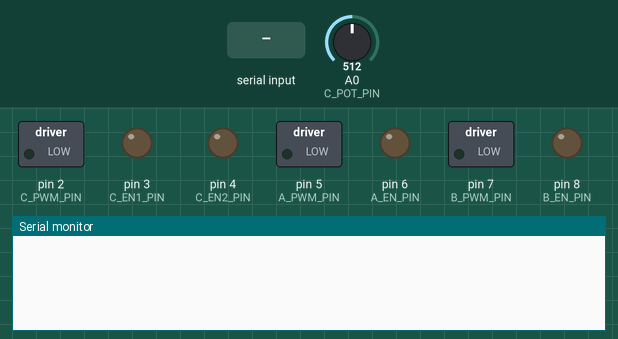
The sketch below on a simulated Arduino Leonardo, built for the host (arithmetic inside an expression is 32-bit, double 64-bit). Shown: switched loads named in the sketch (green lamp = pin HIGH), output pins drawn as LEDs (lit = HIGH), the last lines printed to the serial monitor. The test bench sets the inputs (shaded band); at power-on: A0 (C_POT_PIN) = 512. Pins used as bus, display or sensor lines are not drawn.

Above: at 1.2 s.
1.3 s: "<0>" received over Serial
At 2.1 s:
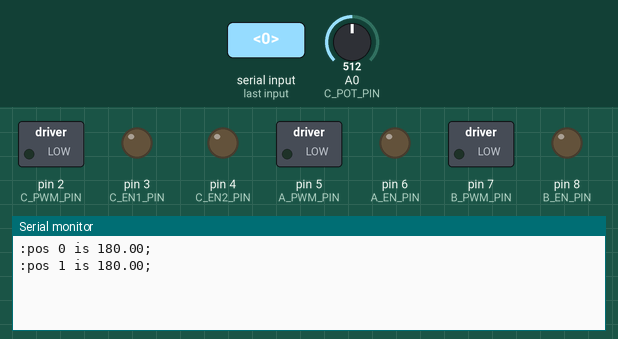
2.8 s: "<4>" received over Serial
At 3.2 s:
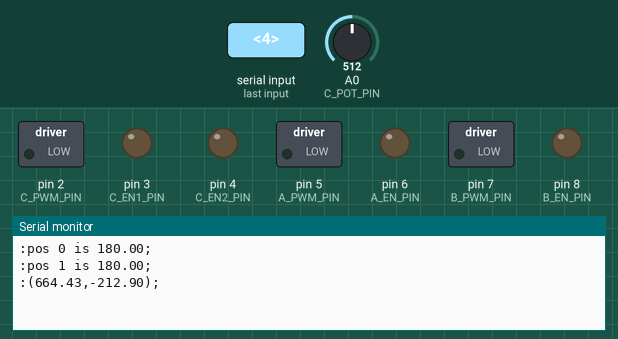
4.3 s: "<5>" received over Serial
At 5.5 s:
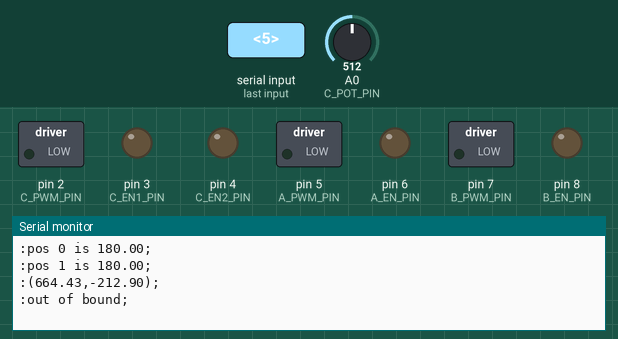

The sketch:

Programmev0.20_Fixing_all_encoders_problems.ino
```cpp
// Program for each arduino of the SpaceDog Project from The SPACE by Andrea Ventura
// Each arduino control 1 leg
// The programm is the same for each leg, EXCEPT:
// !!!!!! Set the LEG value acording to the leg you are uploading this program to
// !!!!!! Correct values are 0/1/2/3 for front left/front right/rear left/rear right leg
// !!!!!! The programme then takes care of setting peculiar variables and value specific to each leg
// !!!!!! Things like minimal angle value (angleZero) or wich PID is reversed due...
// !!!!!! ...to the way the encoders for angle mesurments are mounted are taken care of.


//https://forum.arduino.cc/index.php?topic=396450.0 for communication info

#include <SPI.h>
#include <avr/io.h>
#include <avr/interrupt.h>
#include <PID_v1.h>
//----------------!!!!!Leg choice!!!!!-------------------
#define LEG 0              // set to 0/1/2/3 accordingly
//----------------output pins----------------------------
#define A_PWM_PIN  5       // Speed of motor A and B in PWM units, value from 0 to 255
#define A_EN_PIN   6       // This sets the direction of motor A and B, set to HIGH for outward motion and LOW for inward motion
// Motor A is top motor B is botom
#define B_PWM_PIN  7
#define B_EN_PIN   8
//                                                                            EN1     EN2     OUT
#define C_PWM_PIN 2        // Motor C is shoulder                              0       0      Brake
#define C_EN1_PIN 3        // Different driver than A and B, 2 enable pins     0       1      Forward
#define C_EN2_PIN 4        // Follow this table for direction:                 1       0      Reverse
// (C_EN1 & 2 are reversed compared to datasheet)                              1       1      Float

//----------------Encoders / potentiometer-----------------------
#define A_CS_PIN 48 //Chip or Slave select Angle A
#define B_CS_PIN 46 //Chip or Slave select Angle B

#define C_POT_PIN A0  // feedback for shoulder

//----------------Angles Mesurments and calculation variables--------

uint8_t temp[2]; // contains the MSB, LSB of the position

uint16_t ABSposition = 0;  //  stores the Absolute position to be read from the encoder

int motorPwmPinsArray[3] = {A_PWM_PIN, B_PWM_PIN, C_PWM_PIN};
int motorEnablePinsArray[2] = {A_EN_PIN, B_EN_PIN};
int encoderCSPinsArray[2] = {A_CS_PIN, B_CS_PIN};

bool flagOn = 0;                 // to turn on PID and control

double legsAngles[2] = {0, 0};   // A, B,  measured angle
double shoulderPosition = 0; // feedback from shoulder potentiometer

double legsAnglesPrevious[2] = {0, 0};    // memory of previous angle value mesured
//double shoulderPreviousPosition = 0;

double minAngle_virtual = 180;                         //~minimum angle measured when actuator retracted
double maxAngle_virtual[2] = {180+17.86,180+62.36};    //~max angle measured when actuator fully extended
double shoulderZeroPosition = 500;

double anglesSetpointsArray[2] = {0, 0};               //targeted angular position
double shoulderSetpoint = 500;

double pwmValue[3] = {0, 0, 0};                        //0-255
int tryErrorAngle[2] = {0, 0};                         //to correct eventual angle measurments error

int kp_A = 100;          //PID parameters
int ki_A = 0;
int kd_A = 0;

int kp_B = 100;
int ki_B = 0;
int kd_B = 0;

int kp_C = 100;
int ki_C = 0;
int kd_C = 0;
//--------------------PID Lib variables--------------------------

PID myPIDmotorA(&legsAngles[0], &pwmValue[0], &anglesSetpointsArray[0], kp_A, ki_A, kd_A, DIRECT); //create PID for each motor
PID myPIDmotorB(&legsAngles[1], &pwmValue[1], &anglesSetpointsArray[1], kp_B, ki_B, kd_B, DIRECT);
PID myPIDmotorC(&shoulderPosition, &pwmValue[2], &shoulderSetpoint, kp_C, ki_C, kd_C, DIRECT);

//---------------------------------------------------------------
//---------------data and transmissions variables----------------
int val1;
double val2, val3;

const byte numChars = 32;
char receivedChars[numChars];
char tempChars[numChars];        // temporary array for use by strtok() function

// variables to hold the parsed data
char messageFromPC[numChars] = {0};

boolean newData = false;
//---------------------------------------------------------------
double MGI_alpha, MGI_beta;   //MGI gives those angles

void setup()
{
  pinMode(A_CS_PIN, OUTPUT);             // pin setup for drivers and encoders
  pinMode(B_CS_PIN, OUTPUT);

  pinMode(A_PWM_PIN, OUTPUT);
  pinMode(A_EN_PIN, OUTPUT);
  pinMode(B_PWM_PIN, OUTPUT);
  pinMode(B_EN_PIN, OUTPUT);

  pinMode(C_PWM_PIN, OUTPUT);
  pinMode(C_EN1_PIN, OUTPUT);
  pinMode(C_EN2_PIN, OUTPUT);

  digitalWrite(A_CS_PIN, HIGH);          //Slaves encoders de-selected
  digitalWrite(B_CS_PIN, HIGH);


  //------initialize Timer1 for measure and Timer4 for PID--------
  //visit http://www.engblaze.com/microcontroller-tutorial-avr-and-arduino-timer-interrupts/
  //for a great little tutorial about timer interrupts
  //most of the basic interupt routine used here comes from there

  cli();  // disable global interrupts

  TCCR1A = 0; // set entire TCCR1A register to 0
  TCCR1B = 0; // same for TCCR1B

  TCNT1 = 2500;            //offset the timer by 10ms
  // set compare match register to desired timer count:
  OCR1A = 5000;            //5000 for 20ms timer with 64 prescaler
  // turn on CTC mode:
  TCCR1B |= (1 << WGM12);
  // Set CS10 and 11 bit for 64 prescaler:
  TCCR1B |= (1 << CS10);
  TCCR1B |= (1 << CS11);
  // enable timer compare interrupt:
  TIMSK1 |= (1 << OCIE1A);

  //------------------------------------------------------------------

  TCCR4A = 0; // set entire TCCR4A register to 0
  TCCR4B = 0; // same for TCCR4B

  // set compare match register to desired timer count:
  OCR4A = 5000;            //5000 for 20ms timer with 64 prescaler
  // turn on CTC mode:
  TCCR4B |= (1 << WGM42);
  // Set CS40 and 41 bit for 64 prescaler:
  TCCR4B |= (1 << CS40);
  TCCR4B |= (1 << CS41);
  // enable timer compare interrupt:
  TIMSK4 |= (1 << OCIE4A);

  sei();  // enable global interrupts


  //--------------------End initialize Timer4--------------------------
  //----------Initialize SPI comm for encoders mesurments--------------
  SPI.begin();
  SPI.setBitOrder(MSBFIRST);
  SPI.setDataMode(SPI_MODE0);
  SPI.setClockDivider(SPI_CLOCK_DIV64);
  SPI.end();
  //---------------------------End SPI---------------------------------
  //-----------------------Motor PID setup---------------------------
  myPIDmotorA.SetOutputLimits(-255, 255);
  myPIDmotorA.SetSampleTime(0);
  myPIDmotorB.SetOutputLimits(-255, 255);
  myPIDmotorB.SetSampleTime(0);
  myPIDmotorC.SetOutputLimits(-255, 255);
  myPIDmotorC.SetSampleTime(0);
  //-------------------------------------------------------------------
  Serial.begin(9600);
  Serial.flush();
}

ISR(TIMER1_COMPA_vect)  //function executed when timer3 interrupt
{ //Angular position mesurments
  getPosition(0);
  getPosition(1);
  getShoulderPosition();
}

ISR(TIMER4_COMPA_vect)  //function executed when timer4 interrupt
{ //PID computation
  myPIDmotorA.Compute();
  moveMotor(0);
  myPIDmotorB.Compute();
  moveMotor(1);
  myPIDmotorC.Compute();
  moveShoulder(2);
}

double mapfloat(double x, double in_min, double in_max, double out_min, double out_max)
{
  return (x - in_min) * (out_max - out_min) / (in_max - in_min) + out_min;
}

uint8_t SPI_T (int index, uint8_t msg)    //Repetive SPI transmit sequence
{
  uint8_t msg_temp = 0;  //  variable to hold received data
  digitalWrite(encoderCSPinsArray[index], LOW); //  select spi device
  msg_temp = SPI.transfer(msg); // sends (receive) message to (from) the encoder #index
  digitalWrite(encoderCSPinsArray[index], HIGH); //  deselect spi device
  delayMicroseconds(5);   //delay here to prevent the AMT20 from having to prioritize SPI over obtaining our position
  return (msg_temp);    //return received byte
}

void getPosition(int index) {
  int tryAmount = 0;
  uint8_t received = 0xA5;    //just a temp variable that the encoder will send if he's not ready of there isn't any remaining data to be sent
  uint16_t ABSposition = 0;  //  stores the Absolute position to be read from the encoder

  SPI.begin();    //start transmition

  SPI_T(index, 0x10);  //issue read command to encoder #1
  received = SPI_T(index, 0x00);   //issue NOP to check if encoder is ready to send
  while (received != 0x10 and tryAmount++ < 5)    //loop while encoder is not ready to send
  {
    received = SPI_T(index, 0x00);   //check again if both encoders are still working
  }

  temp[0] = SPI_T(index, 0x00);   //Receive MSB
  temp[1] = SPI_T(index, 0x00);   //Receive LSB
  temp[0] &= ~ 0xF0;   //mask out the first 4 bits

  SPI.end();    //end transmition

  ABSposition = temp[0] << 8;    //shift MSB to correct ABSposition in ABSposition message
  ABSposition += temp[1];    // add LSB to ABSposition message to complete message

  legsAngles[index] = (ABSposition * 0.08789); // approx 360/4096
  //-----------no more need for angle Roll-Over managements-----------
}

void MGD_calculation(){          //Calculating foot (end effector) position based on angle value
  const double len_a = 443.77;   //Femur lenght (mm)
  const double len_b = 424.62;   //Tibia lenght (mm)
  const double a_angle_offset = 53.38;    //Real minimal angle between femur and horizontal (trunk of the robot) in degrees
  const double b_angle_offset = 73.10;    //Real minimal angle between tibia and horizontal (trunk of the robot) in degrees
  double a_delta, b_delta;       //Diff between angles measured and min angles (software values)
  double a_angle, b_angle;       //Calculated real angle value
  double a1, a2;                 //Femur lenght projected 1:vertically (Z axis), 2:horizontally (X axis)
  double b1, b2;                 //Tibia lenght projected 1:vertically (Z axis), 2:horizontally (X axis)
  double pos_x, pos_z;           //X and Z axis position of robot foot (end effector)

  a_delta = legsAngles[0]-minAngle_virtual;
  b_delta = legsAngles[1]-minAngle_virtual;

  a_angle = a_delta+a_angle_offset;
  a1 = sin(a_angle*PI/180)*len_a;
  a2 = cos(a_angle*PI/180)*len_a;

  b_angle = b_delta+b_angle_offset;
  b1 = sin((b_angle-a_angle)*PI/180)*len_b;
  b2 = cos((b_angle-a_angle)*PI/180)*len_b;

  pos_x = -a2+b2;
  pos_z = a1+b1;

  Serial.println(":("+String(pos_x)+","+String(pos_z)+");");
}

void MGI_calculation(double x, double y){
  //http://nains-games.over-blog.com/2014/12/intersection-de-deux-cercles.html
  double Xp = x;       //point pied
  double Yp = y;
  double Xg1,Yg1,Xg2,Yg2;      //point genoux
  double hypo = sqrt(Xp*Xp+Yp*Yp);
  const double len_f = 443.77;   //Femur lenght (mm)
  const double len_t = 424.62;   //Tibia lenght (mm)
  const double f_angle_offset = 53.38;    //Real minimal angle between femur and horizontal (trunk of the robot) in degrees
  const double t_angle_offset = 73.10;    //Real minimal angle between tibia and horizontal (trunk of the robot) in degrees
  double f_delta, t_delta;       //Diff between angles measured and min angles (software values)
  double f_angle, t_angle;       //Calculated real angle value
  double f1, f2;                 //Femur lenght projected 1:vertically (Z axis), 2:horizontally (X axis)
  double t1, t2;                 //Tibia lenght projected 1:vertically (Z axis), 2:horizontally (X axis)

  // beta calc
  t_angle = (acos((-hypo*hypo+len_f*len_f+len_t*len_t)/(2*len_f*len_t))*180/PI);
  //Circles intersection:
  double a = (Xp*Xp+Yp*Yp+len_f*len_f-len_t*len_t)/(2*Yp);
  double d = Xp/Yp;
  double A = d*d+1;
  double B = -2*a*d;
  double C = a*a-len_f*len_f;
  double Delta = B*B-4*A*C;
  //
  Xg1 = (-B+sqrt(Delta))/(2*A);
  Yg1 = a-((-B+sqrt(Delta))/(2*A))*d;

  Xg2 = (-B-sqrt(Delta))/(2*A);
  Yg2 = a-((-B-sqrt(Delta))/(2*A))*d;
  //
  f_angle = 180 - (acos((Xg1/len_f))*180/PI);
  //Serial.println(": alpha"+String(f_angle)+", beta"+String(t_angle)+";");
  if(f_angle >= f_angle_offset and f_angle <= f_angle_offset+17.86){
    //first point is the good solution
  }
  else{  //try with the other point
    f_angle = 180 - (acos(Xg2/len_f)*180/PI);
    if(f_angle >= f_angle_offset and f_angle <= f_angle_offset+17.86){
      //second point is the good solution
    }
    else{
      //no intersection
      Serial.println(":out of bound;");
    }
  }
  MGI_alpha = (f_angle-f_angle_offset)+minAngle_virtual;
  MGI_beta = (t_angle-t_angle_offset)+minAngle_virtual;
}

void getShoulderPosition(){
  shoulderPosition = analogRead(C_POT_PIN);
}

void IncrSetPoint(int choiceMotor, double choiceAngle) {
  if (flagOn) {
    anglesSetpointsArray[choiceMotor] += choiceAngle;
  }
}

void abslSetPoint(int choiceMotor, double choiceAngle) {
  if (flagOn) {
    anglesSetpointsArray[choiceMotor] = minAngle_virtual + choiceAngle;
  }
}

void abslShoulderSetPoint(double choicePosition) {
  if (flagOn) {
    shoulderSetpoint = shoulderZeroPosition + choicePosition;
  }
}

void turnOnOrOff() {
  if (flagOn == 0){
    for (int i = 0; i <= 1; i++) {
      anglesSetpointsArray[i] = legsAngles[i];
      Serial.println(":pos "+String(i)+" is "+String(minAngle_virtual)+";");
    }
    flagOn = 1;
    myPIDmotorA.SetMode(AUTOMATIC);
    myPIDmotorB.SetMode(AUTOMATIC);
    myPIDmotorC.SetMode(AUTOMATIC);
  }
}

void moveMotor(int index) {   //apply the pwm calculated by the PID to the motor
  if (pwmValue[index] > 165) {
    digitalWrite(motorEnablePinsArray[index], 1);
    analogWrite(motorPwmPinsArray[index], pwmValue[index]);
  }
  else if (pwmValue[index] < -165) {
    digitalWrite(motorEnablePinsArray[index], 0);
    analogWrite(motorPwmPinsArray[index], -pwmValue[index]);
  }
  else {
    analogWrite(motorPwmPinsArray[index], 0);
  }
}

void moveShoulder(int index) {
  if (pwmValue[index] > 165) {
    digitalWrite(C_EN1_PIN, LOW);
    digitalWrite(C_EN2_PIN, HIGH);
    analogWrite(motorPwmPinsArray[index], pwmValue[index]);
  }
  else if (pwmValue[index] < -165) {
    digitalWrite(C_EN1_PIN, HIGH);
    digitalWrite(C_EN2_PIN, LOW);
    analogWrite(motorPwmPinsArray[index], -pwmValue[index]);
  }
  else {
    digitalWrite(C_EN1_PIN, 0);
    digitalWrite(C_EN2_PIN, 0);
    analogWrite(motorPwmPinsArray[index], 0);
  }
}

void recvWithStartEndMarkers() {
  static boolean recvInProgress = false;
  static byte ndx = 0;
  char startMarker = '<';
  char endMarker = '>';
  char rc[1];

  if(Serial.available() > 0) {
    Serial.readBytes(rc,1);
    //Serial.println(rc[0]);
    if (rc[0] == endMarker) {
      recvInProgress = false;
      newData = true;
      receivedChars[ndx] = 0;
      //Serial.println(receivedChars);
      parseData();
    }

    if(recvInProgress) {
      receivedChars[ndx] = rc[0];
      ndx ++;
      if (ndx == numChars) {
        ndx = numChars - 1;
      }
    }

    if (rc[0] == startMarker) {
      ndx = 0;
      recvInProgress = true;
    }
  }
}

void parseData() {
  // split the data into its parts
  char * strtokIndx; // this is used by strtok() as an index

  strtokIndx = strtok(tempChars, ",");
  val1 = atoi(strtokIndx);             // convert this part to an integer,
  //can be to a float too with atof?
  strtokIndx = strtok(NULL, ",");
  val2 = atof(strtokIndx);

  strtokIndx = strtok(NULL, ",");
  val3 = atof(strtokIndx);             // convert this part to a float
}

void interpretData() {
  transmission(0);
  if (val1 == 0) {
    turnOnOrOff();
  }
  else if (val1 == 1) {
    IncrSetPoint(val2, val3);
  }
  else if (val1 == 2) {
    if (val2 < 2) {
      abslSetPoint(val2, val3);
    }
    else if (val2 == 2) {
      abslShoulderSetPoint(val3);
    }
  }
  else if (val1 == 3) {
    transmission(1);
  }
  else if (val1 == 4) {
    MGD_calculation();
  }
  else if (val1 == 5) {
    MGI_calculation(val2,val3);  //x,y
    abslSetPoint(0,MGI_alpha);
    abslSetPoint(0,MGI_beta);
  }
}

void reception() {
  recvWithStartEndMarkers();
  if (newData == true) {
    strcpy(tempChars, receivedChars); //copy to protect original data
    parseData();
    interpretData();
    newData = false;
  }
}

void transmission(int flag) {
  char  buff[40]="";
  if (flag == 0) {
    char  s0[20];
    dtostrf(val3, 4, 2, s0);
    sprintf(buff, ":ack <%d,%d,%s>;", val1, val2, s0);
    Serial.flush();
    //Serial.println(buff);
  }
  else if (flag == 1) {
    char  s0[10];
    char  s1[10];
    dtostrf(legsAngles[0], 4, 2, s0);
    dtostrf(legsAngles[1], 4, 2, s1);
    sprintf(buff, ":pos is %s,%s;", s0, s1);
    Serial.flush();
    //Serial.println(buff);
  }
}

void loop() {
  reception();
}
```

Measured:
- after the input at 1.3 s, the serial monitor: prints a new line at once (image 1)
- after the input at 2.8 s, the serial monitor: prints a new line at once (image 2)
- after the input at 4.3 s, the serial monitor: prints a new line at once (image 3)
